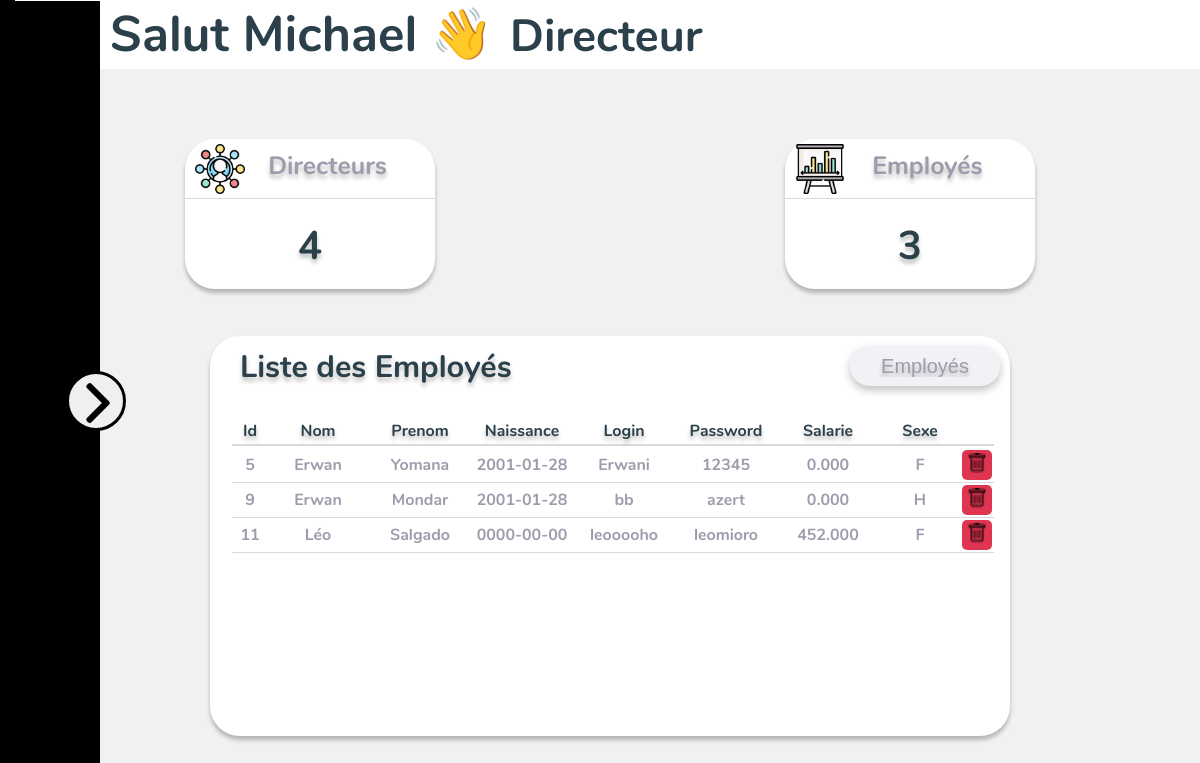
The page /dashboard_director/index.php (signed in) on the database its author committed.
### tables this page shows
CREATE TABLE `personnels` (
  `id` int(11) NOT NULL,
  `nom` varchar(50) NOT NULL,
  `prenom` varchar(50) NOT NULL,
  `date_de_naissance` date NOT NULL,
  `login` varchar(50) NOT NULL,
  `password` varchar(50) NOT NULL,
  `salaire` decimal(15,3) DEFAULT NULL,
  `sexe` varchar(50) NOT NULL,
  `fonction` varchar(50) NOT NULL
);

### dashboard_director/index.php (the view, shortened to what this page needs)
<?php
    include '../bdd.php';
?>
<!DOCTYPE html>
<html lang="fr">
<head>
    <link rel="stylesheet" href="style.css">
</head>
<body>
    <div class="boxLeft">
        <div class="menu-container">
        <button id="btnMB"><img src="../img/img_for_dashbord_employe/fleche-droite.png" class="fleche-menu"></button>
        </div>
    </div>
    <div id="dashboardPage" class="show">
        <header>
            <p class="welcome">Salut <?php if(isset($_SESSION['login'])){echo $_SESSION['login'];}?> 👋</p>
            <p class="employe">Directeur</p>
        </header>
        <div class="main">
            <div class="containerLeft">
                <div class="yass">
                    <div class="containerimg">
                        <img src="../img/img_for_dashbord_employe/especes.png" class="imgcontainer">
                        <p class="titel">Directeurs</p>
                    </div>
                </div>
                <p class="number">
                    <?php
                        $DBCountDirector = "SELECT COUNT( * ) AS 'NbnDirector' FROM `personnels` WHERE `fonction` = 'Directeur'";
                        $DBQueryCountDirector = mysqli_query($DBlink, $DBCountDirector);
                        while($row = mysqli_fetch_assoc($DBQueryCountDirector)){
                            echo $row['NbnDirector'];
                        }
                    ?>
                </p>
            </div>
            <div class="containerRight">
                <div class="yass">
                    <div class="containerimg">
                        <img src="../img/img_for_dashbord_employe/animaux.png" class="imgcontainer">
                        <p class="titel">Employés</p>
                    </div>
                </div>
                <p class="number">
                    <?php
                        $DBCountEmployee = "SELECT COUNT( * ) AS 'NbnEmployee' FROM `personnels` WHERE `fonction` = 'Employé'";
                        $DBQueryCountEmployee = mysqli_query($DBlink, $DBCountEmployee);
                        while($row = mysqli_fetch_assoc($DBQueryCountEmployee)){
                            echo $row['NbnEmployee'];
                        }
                    ?>
                </p>
                </div>
            <div class="partbottom">
                <h2 id="showTableTitleDashBoard">Liste des Employés</h2>
                <select class="menuDeroulant" id="dashboardSelectTable">
                    <option value="employee">Employés</option>
                </select>
                <div class="tableContainer show" id="tableContainerEmployeeDashBoard">
                    <table>
                        <thead>
                            <tr>
                                <th>Id</th>
                                <th>Nom</th>
                                <th>Prenom</th>
                                <th>Naissance</th>
                                <th>Login</th>
                                <th>Password</th>
                                <th>Salarie</th>
                                <th>Sexe</th>
                            </tr>
                        </thead>
                        <tbody>
                        <?php
                            $DBShowEmployee = "SELECT * FROM `personnels` WHERE `fonction` = 'Employé'";
                            $DBQueryEmployee = mysqli_query($DBlink, $DBShowEmployee);
                            while($row = mysqli_fetch_assoc($DBQueryEmployee))
                            {
                                ?>
                                <tr>
                                    <form action="deletePersonnal.php" method="post">
                                        <td><?php echo $row["id"]; ?></td>
                                        <td><?php echo $row["nom"]; ?></td>
                                        <td><?php echo $row["prenom"]; ?></td>
                                        <td><?php echo $row["date_de_naissance"]; ?></td>
                                        <td><?php echo $row["login"]; ?></td>
                                        <td><?php echo $row["password"]; ?></td>
                                        <td><?php echo $row["salaire"]; ?></td>
                                        <td><?php echo $row["sexe"]; ?></td>
                                        <td><button class="buttonSupp">
                                            <img src="../img/img_for_dashbord_employe/poubelle.png" class="supp">
                                        </button>
                                        </td>
                                    </form>
                                </tr>
                                <?php
                            }
                            ?>
                        </tbody>
                    </table>
                </div>
            </div>
        </div>
    </div>
</body>
</html>

### rows shown on the page
personnels: id "5", nom "Erwan", prenom "Yomana", date_de_naissance "2001-01-28", login "Erwani", password "12345", salaire "0.000", sexe "F"
personnels: id "9", nom "Erwan", prenom "Mondar", date_de_naissance "2001-01-28", login "bb", password "azert", salaire "0.000", sexe "H"
personnels: id "11", nom "Léo", prenom "Salgado", date_de_naissance "0000-00-00", login "leooooho", password "leomioro", salaire "452.000", sexe "F"

### other values the page prints
$_SESSION['login'] "Michael"
$row['NbnDirector'] "4"
$row['NbnEmployee'] "3"
